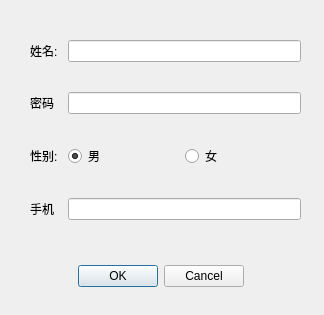
<?xml version="1.0" encoding="UTF-8"?>
<ui version="4.0">
 <class>Dialog</class>
 <widget class="QDialog" name="Dialog">
  <property name="geometry">
   <rect>
    <x>0</x>
    <y>0</y>
    <width>324</width>
    <height>315</height>
   </rect>
  </property>
  <property name="windowTitle">
   <string>Dialog</string>
  </property>
  <widget class="QDialogButtonBox" name="buttonBox">
   <property name="geometry">
    <rect>
     <x>30</x>
     <y>260</y>
     <width>261</width>
     <height>32</height>
    </rect>
   </property>
   <property name="layoutDirection">
    <enum>Qt::LeftToRight</enum>
   </property>
   <property name="autoFillBackground">
    <bool>false</bool>
   </property>
   <property name="orientation">
    <enum>Qt::Horizontal</enum>
   </property>
   <property name="standardButtons">
    <set>QDialogButtonBox::Cancel|QDialogButtonBox::Ok</set>
   </property>
   <property name="centerButtons">
    <bool>true</bool>
   </property>
  </widget>
  <widget class="QWidget" name="formLayoutWidget">
   <property name="geometry">
    <rect>
     <x>30</x>
     <y>40</y>
     <width>271</width>
     <height>200</height>
    </rect>
   </property>
   <layout class="QFormLayout" name="formLayout">
    <property name="horizontalSpacing">
     <number>10</number>
    </property>
    <property name="verticalSpacing">
     <number>30</number>
    </property>
    <property name="topMargin">
     <number>0</number>
    </property>
    <item row="0" column="0">
     <widget class="QLabel" name="label">
      <property name="enabled">
       <bool>true</bool>
      </property>
      <property name="text">
       <string>姓名:</string>
      </property>
     </widget>
    </item>
    <item row="0" column="1">
     <widget class="QLineEdit" name="username"/>
    </item>
    <item row="3" column="0">
     <widget class="QLabel" name="label_3">
      <property name="text">
       <string>手机</string>
      </property>
     </widget>
    </item>
    <item row="2" column="1">
     <layout class="QHBoxLayout" name="horizontalLayout">
      <item>
       <widget class="QRadioButton" name="male">
        <property name="text">
         <string>男</string>
        </property>
        <property name="checked">
         <bool>true</bool>
        </property>
       </widget>
      </item>
      <item>
       <widget class="QRadioButton" name="female">
        <property name="text">
         <string>女</string>
        </property>
       </widget>
      </item>
     </layout>
    </item>
    <item row="3" column="1">
     <widget class="QLineEdit" name="mobile">
      <property name="inputMethodHints">
       <set>Qt::ImhPreferNumbers</set>
      </property>
     </widget>
    </item>
    <item row="2" column="0">
     <widget class="QLabel" name="label_2">
      <property name="text">
       <string>性别:</string>
      </property>
     </widget>
    </item>
    <item row="1" column="0">
     <widget class="QLabel" name="label_4">
      <property name="text">
       <string>密码</string>
      </property>
     </widget>
    </item>
    <item row="1" column="1">
     <widget class="QLineEdit" name="password">
      <property name="inputMethodHints">
       <set>Qt::ImhHiddenText|Qt::ImhPreferNumbers</set>
      </property>
      <property name="maxLength">
       <number>32768</number>
      </property>
      <property name="cursorPosition">
       <number>0</number>
      </property>
     </widget>
    </item>
   </layout>
  </widget>
 </widget>
 <resources/>
 <connections>
  <connection>
   <sender>buttonBox</sender>
   <signal>accepted()</signal>
   <receiver>Dialog</receiver>
   <slot>accept()</slot>
   <hints>
    <hint type="sourcelabel">
     <x>248</x>
     <y>254</y>
    </hint>
    <hint type="destinationlabel">
     <x>157</x>
     <y>274</y>
    </hint>
   </hints>
  </connection>
  <connection>
   <sender>buttonBox</sender>
   <signal>rejected()</signal>
   <receiver>Dialog</receiver>
   <slot>reject()</slot>
   <hints>
    <hint type="sourcelabel">
     <x>316</x>
     <y>260</y>
    </hint>
    <hint type="destinationlabel">
     <x>286</x>
     <y>274</y>
    </hint>
   </hints>
  </connection>
 </connections>
</ui>
